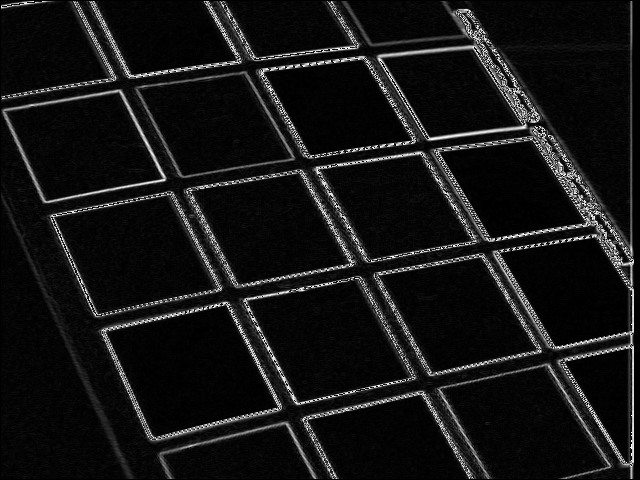
#> input picture CV_HW1/edge_1_result.pgm, 640 x 480 px, given in place of hough_simple_2.pgm, which was not available
$ python test_line_finder.py
#> lines starting #> are read from the running program, lines starting #| are printed output that depends on the picture; after the words box and inside, x2 and y2 are one past the last pixel; in counts of white or black regions, pixels touching at a corner belong together; pictures that were not available may be replaced by others from this repository, and a replacement may not be noted
### CV_HW1/P8.py
import numpy as np
np.set_printoptions(threshold=np.nan)
import cv2
import math
import matplotlib.pyplot as plt


def p8(image, hough_image, edge_thresh_image, hough_thresh):#return cropped_lines_image
#> called with image = 'hough_simple_2.pgm', hough_image = 'hough_image_2_result.pgm', edge_thresh_image = 'edge_2_result.pgm', hough_thresh = 150
    image = cv2.imread(image)
#> image is the input picture: shape (480, 640, 3); min 0, max 254, mean 20.9
    hough_image = cv2.imread(hough_image)
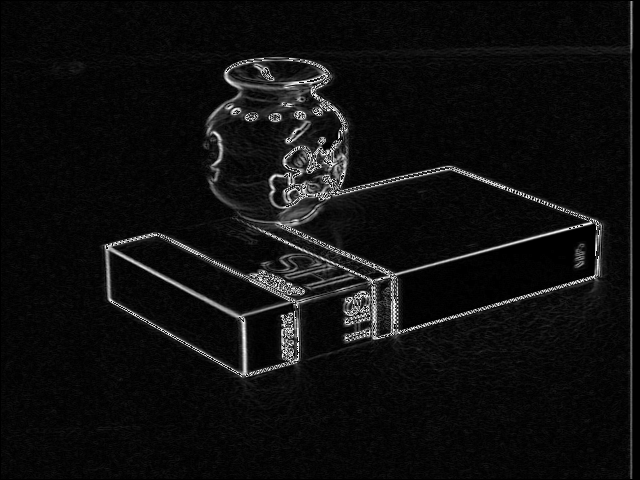
#> input picture CV_HW1/edge_3_result.pgm, 640 x 480 px, given in place of hough_image_2_result.pgm, which was not available
#> hough_image is the input picture: shape (480, 640, 3); min 0, max 254, mean 15.1
    edge_thresh_image = cv2.imread(edge_thresh_image,0)
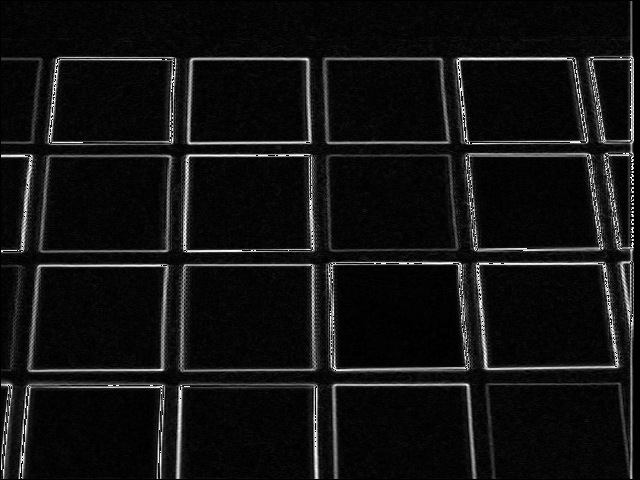
#> input picture CV_HW1/edge_2_result.pgm, 640 x 480 px
#> edge_thresh_image is the input picture: shape (480, 640); min 0, max 254, mean 18.7
    ret, thresh1 = cv2.threshold(edge_thresh_image, 50, 255, cv2.THRESH_BINARY)
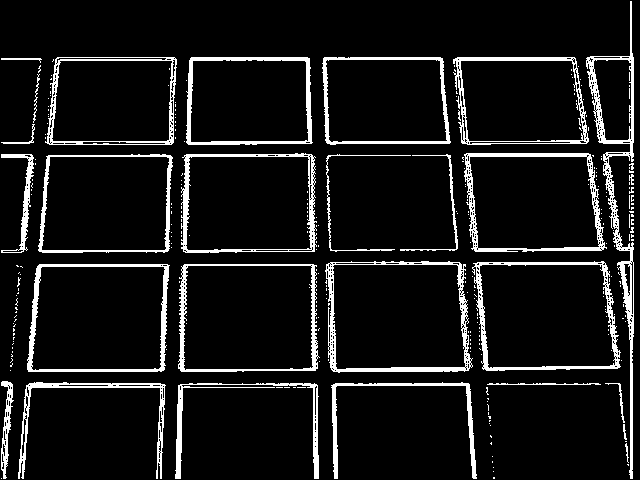
#> thresh1: shape (480, 640); 9.1% white; 281 white regions (253 under 20 px), largest, box (x1, y1, x2, y2) and area: (586, 1, 634, 479) 2909, (325, 261, 473, 373) 2035, (464, 153, 607, 252) 1840
    row,col = edge_thresh_image.shape
#> row = 480; col = 640
    lines=[]
    step = 60
    # plt.imshow(thresh1)
    # plt.show()
    np.linspace(2.0, 3.0, num=5)
    for i in range(len(hough_image)):
        for j in range(len(hough_image[0])):
            if hough_image[i, j, 0]> hough_thresh:
                lines.append((i, j))
#> after the loop, lines = 5816 pairs, first value 1 to 376, second value 105 to 631
    for line in lines:
        rho = line[0]
        theta = np.pi * (line[1]) / 180+0.0001
        if (theta < (np.pi / 4.)) or (theta > (3. * np.pi / 4.0)):
            pt1 = (int(rho / np.cos(theta)), 0)
            pt2 = (int((rho - row * np.sin(theta)) / np.cos(theta)), row)

            if(pt1[0]>=640) or (pt2[0]>=640) or (pt1[0]<0) or (pt2[0]<0): continue
            steps1 = []
            steps1 = np.linspace(pt1[0], pt2[0]-1,num = step,endpoint=False)
            steps2 = []
            steps2 = np.linspace(0, row-1, num=step, endpoint=False)
            for i in range(len(steps1)-1):
                x = int(steps1[i])
                y = int(steps2[i])
                val1 = thresh1[y,x]
                x = int(steps1[i+1])
                y = int(steps2[i+1])
                val2 = thresh1[y,x]
                if val1==255 and val2==255:
                    cv2.line(image, (int(steps1[i]),int(steps2[i])), (int(steps1[i+1]),int(steps2[i+1])), (255))

        else:
            pt1 = (0, int(rho / np.sin(theta)))
            pt2 = (col, int((rho - col * np.cos(theta)) / np.sin(theta)))
            #cv2.line(image, pt1, pt2, (255))
            if (pt1[1] >= 640) or (pt2[1] >= 640) or (pt1[1] < 0) or (pt2[1] < 0): continue
            steps1 = []
            steps2 = []
            steps2 = np.linspace(pt1[1], pt2[1] - 1, num=step, endpoint=False)
            steps1 = np.linspace(0, col - 1, num=step, endpoint=False)
            for i in range(len(steps1) - 1):
                x = int(steps1[i])
                y = int(steps2[i])
                val1 = thresh1[y, x]
                x = int(steps1[i + 1])
                y = int(steps2[i + 1])
                val2 = thresh1[y, x]
                if val1 == 255 and val2 == 255:
                    cv2.line(image, (int(steps1[i]), int(steps2[i])), (int(steps1[i + 1]), int(steps2[i + 1])), (255))
#> this loop made 2539 passes
#> (line, rho, theta, pt1, pt2) on passes 1 to 12: ((1, 631), 1, 11.01, (56, 0), (27399, 480)), ((12, 631), 12, 11.01, (683, 0), (28026, 480)), ((21, 631), 21, 11.01, (1196, 0), (28538, 480)), ((22, 631), 22, 11.01, (1253, 0), (28595, 480)), ((23, 631), 23, 11.01, (1310, 0), (28652, 480)), ((27, 631), 27, 11.01, (1538, 0), (28880, 480)), ((28, 631), 28, 11.01, (1595, 0), (28937, 480)), ((33, 631), 33, 11.01, (1880, 0), (29222, 480)), ((58, 259), 58, 4.52, (-304, 0), (-2774, 480)), ((58, 260), 58, 4.54, (-334, 0), (-3058, 480)), ((58, 261), 58, 4.56, (-370, 0), (-3403, 480)), ((58, 262), 58, 4.57, (-417, 0), (-3834, 480))
#> (rho, theta, pt1, pt2) on passes 61 to 66: (62, 4.35, (-173, 0), (-1423, 480)), (62, 4.36, (-181, 0), (-1500, 480)), (62, 5.31, (110, 0), (822, 480)), (62, 5.32, (108, 0), (793, 480)), (62, 5.38, (100, 0), (714, 480)), (62, 5.46, (90, 0), (605, 480))
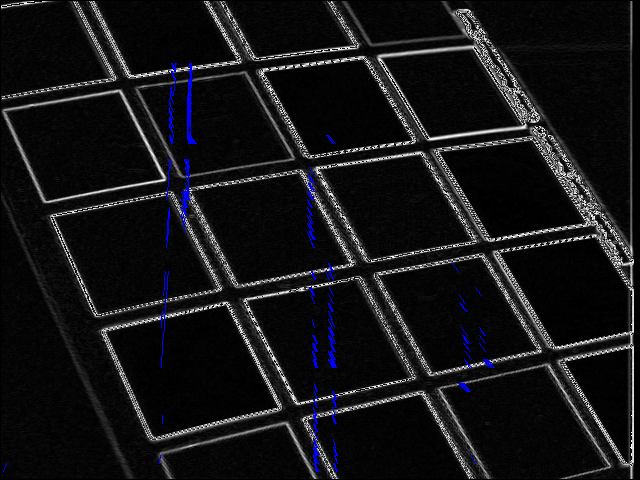
#> image: shape (480, 640, 3); 0.73% of pixels changed, all inside (x1, y1, x2, y2) = (3, 63, 495, 472)
                    # cv2.line(image, pt1, pt2, (255))
    return image


###### test #######
pic = p8('hough_simple_2.pgm','hough_image_2_result.pgm','edge_2_result.pgm',150)
cv2.imshow('image',pic)
cv2.waitKey(0)
# cv2.imwrite("p7_result.pgm", pic)

### CV_HW1/test_line_finder.py
import numpy as np
np.set_printoptions(threshold=np.nan)
import cv2
import math
import matplotlib.pyplot as plt
from P5 import p5
from P6 import p6
from P7 import p7
#> (the run stopped early here; a loop or call above may not have finished)
